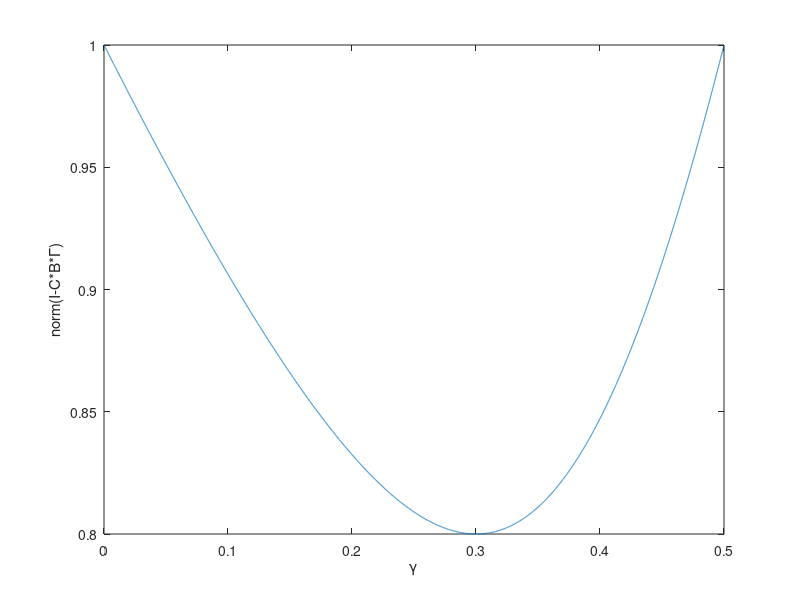

Write MATLAB code to recreate this figure.
B = [1 1;0 1];
C = [1 0;0 1];
I = eye(2);
gamma_min = 0;  % since norm(eye(2)) == 1
gamma = gamma_min;
gamma1 = gamma + 0.0001;   % initialize
k = 0;

while 1
    if norm(I - C*B*gamma1*eye(2)) >= 1 || k > 1000000000
        break
    end
    gamma = gamma1;
    gamma1 = gamma + 0.0001;
    k = k + 1;
end
if k == 1000000001
    gamma_max = NaN;
else
    gamma_max = gamma;
end

gamma_min, gamma_max

if isnan(gamma_max)
    return
end

norm_gamma = zeros(1, round((gamma_max - gamma_min)*10000));

for gamma = (gamma_min+0.0001) : 0.0001 : (gamma_max+0.0001)
    i = round(gamma * 10000);
    norm_gamma(i) = norm(I - C*B*gamma*eye(2));
end

plot(norm_gamma);
x_tick = gamma_min : 0.1 : (gamma_max+0.0001);
set(gca, 'xticklabel', x_tick);
xlabel('\gamma'); ylabel('norm(I-C*B*\Gamma)');